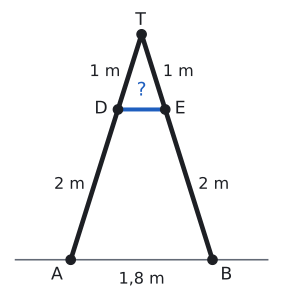

Write the Python code that produced this figure.
import sys; sys.path.insert(0, "tools")
from cizim import *

# A biçimli merdiven: |TA| = |TB| = 3 m, |AB| = 1,8 m. |TD| = |TE| = 1 m, [DE] // [AB], |DE| = 0,6 m.
A = np.array([-0.9, 0.0]); B = np.array([0.9, 0.0]); T = np.array([0.0, np.sqrt(9 - 0.81)])
D = T + (A - T) / 3; E = T + (B - T) / 3
print("TA", np.linalg.norm(T - A), "DE", np.linalg.norm(E - D))
fig, ax = sekil(3.6, 4.4)
ax.set_aspect("equal"); ax.axis("off")
ax.plot([-1.6, 1.6], [0, 0], color=SOLUK, lw=1.2)
ax.plot(*zip(A, T, B), color=YAZI, lw=3.5)
ax.plot(*zip(D, E), color=MAVI, lw=3)
nokta(ax, *T, "T", dx=-0.08, dy=0.12); nokta(ax, *A, "A", dx=-0.25, dy=-0.25); nokta(ax, *B, "B", dx=0.1, dy=-0.25)
nokta(ax, *D, "D", dx=-0.3, dy=-0.05); nokta(ax, *E, "E", dx=0.12, dy=-0.05)
def kenar(P, Q, t, yon):
    M = (P + Q) / 2; ax.text(M[0] + yon, M[1], t, ha="right" if yon < 0 else "left", va="center", fontsize=12)
kenar(T, D, "1 m", -0.12); kenar(D, A, "2 m", -0.12); kenar(T, E, "1 m", 0.12); kenar(E, B, "2 m", 0.12)
ax.text(0, D[1] + 0.12, "?", ha="center", va="bottom", color=MAVI, fontsize=14)
ax.text(0, -0.25, "1,8 m", ha="center", va="center", fontsize=12)
ax.set_xlim(-1.7, 1.7); ax.set_ylim(-0.45, 3.2)
kaydet(fig, __file__)
